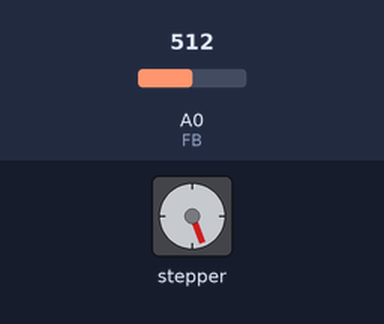
A sketch run on a simulated Arduino Uno, built with avr-gcc and run on an emulated ATmega328P. Parts: stepper motor. Wiring (inferred from the names in the program): stepper motor driver (200 steps per turn assumed): step pin 10; direction pin 9. The inputs (shaded band) are chosen by the test bench; at power-on: A0 (FB) = 512. What the sketch prints to the serial monitor is not drawn.

Above: at 1.1 s.
Timing chart, 0 to 2.6 s (numbered marks = the images above):
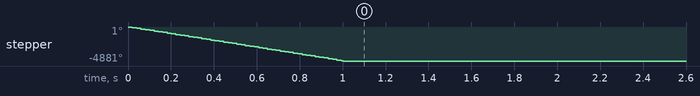

Measured:
- by itself, stepper: turns 4881° counter-clockwise in 0.98 s

The sketch:

motorTesting.ino
```cpp
/** LINEAR STEPPER ACCELERATION
 *
 *  Authors       : Zaky Hussein, Priyanka Deo
 *  Last Modified : June 6th, 2018
 *
 *  The following program linearly accelerates a stepper motor to bring it to a maximum frequency, runs it at the frequency for a set time,
 *  then decelerates it back to a minimum frequency. Then it changes the direction of rotation and repeats the sequence.
 */

// DECLARING CONSTANTS
const double startFreq = 250;                                           // [Hz] min value of 62 Hz by precision of delayMicroseconds
const double maxFreq = 3000;                                            // [Hz] max value of 330 kHz by precision of delayMicroseconds
const double finalPeriod = 1 / (maxFreq) * pow(10, 6);                  // [us] final period corresponding to maximum frequency
const double basePeriod = 1 / (startFreq) * pow(10, 6);                 // [us] base period or the period to ramp up from and ramp down to
const double peakTime = 1;                                              // [s] time for which max frequency should be maintained
const double df = 135;                                                  // [Hz] frequency increments
unsigned int dt;                                                        // [us] time increments
const byte DIR = 9;                                                     // direction pin on Arduino board
const byte STEP = 10;                                                   // clock pin on Arduino board
const double pulseAcceleration  = df / dt * pow(10,6);                  // [s^-2] frequency acceleration rate
const byte FB = A0;
int pinVal;

// INITIALIZING
double period = basePeriod;
unsigned long initialTime;
double freq = startFreq;
// unsigned long initialTime2;

// SETUP
void setup() {
  pinMode(DIR, OUTPUT);
  pinMode(STEP, OUTPUT);
  pinMode(FB, INPUT);
  digitalWrite(DIR, LOW);
  digitalWrite(STEP, HIGH);
  Serial.begin(9600);
  pinVal = analogRead(FB);
  Serial.println(pinVal);

  // RAMP UP TO MAX FREQUENCY
while (period > finalPeriod) {
  initialTime = micros();
  while(micros() - initialTime < dt){
    digitalWrite(STEP, HIGH);
    delayMicroseconds(period / 2.0);
    digitalWrite(STEP, LOW);
    delayMicroseconds(period / 2.0);
  }
  freq+=df;
//  Serial.println(freq);
  period = 1 / freq * pow(10,6);
}

 //REMAIN AT MAX FREQUENCY
initialTime = millis();
while (millis() - initialTime < peakTime * pow(10, 3)) {
  digitalWrite(STEP, HIGH);
  delayMicroseconds(period / 2.0);
  digitalWrite(STEP, LOW);
  delayMicroseconds(period / 2.0);
//   freq = 1 / finalPeriod * pow(10,6);
//   Serial.println(freq);
}
//
  // RAMP DOWN FROM MAX FREQUENCY
//initialTime2 = millis();
while (period < basePeriod) {
  initialTime = micros();
  while(micros() - initialTime < dt){
    digitalWrite(STEP, HIGH);
    delayMicroseconds(period / 2.0);
    digitalWrite(STEP, LOW);
    delayMicroseconds(period / 2.0);
  }
  freq-=df;
  period = 1 / freq * pow(10,6);
  // freq = 1 / period * pow(10,6);
//   Serial.println(freq);
}

//// Serial.println(millis() - initialTime2);
digitalWrite(STEP,LOW);
pinVal = analogRead(FB);
  Serial.println(pinVal);

}


void loop() {

// DIRECTION
//digitalWrite(DIR, !digitalRead(DIR));
// initialTime2 = millis();


// Serial.print(millis() - initialTime2);
// Serial.print(" ");


// Serial.print(millis()-initialTime);
// Serial.print(" ");


}
```
